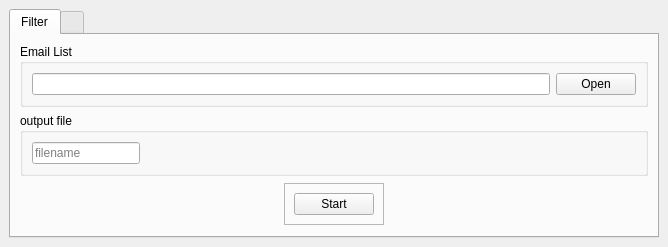
<?xml version="1.0" encoding="UTF-8"?>
<ui version="4.0">
 <class>MainWindow</class>
 <widget class="QMainWindow" name="MainWindow">
  <property name="geometry">
   <rect>
    <x>0</x>
    <y>0</y>
    <width>668</width>
    <height>247</height>
   </rect>
  </property>
  <property name="windowTitle">
   <string>MainWindow</string>
  </property>
  <widget class="QWidget" name="centralwidget">
   <layout class="QVBoxLayout" name="verticalLayout">
    <item>
     <widget class="QTabWidget" name="tabWidget">
      <property name="currentIndex">
       <number>0</number>
      </property>
      <widget class="QWidget" name="tab">
       <attribute name="title">
        <string>Filter</string>
       </attribute>
       <layout class="QVBoxLayout" name="verticalLayout_2">
        <item alignment="Qt::AlignVCenter">
         <widget class="QGroupBox" name="groupBox">
          <property name="title">
           <string>Email List</string>
          </property>
          <layout class="QHBoxLayout" name="horizontalLayout_2">
           <item>
            <widget class="QLineEdit" name="lineEdit"/>
           </item>
           <item>
            <widget class="QPushButton" name="pushButton_2">
             <property name="text">
              <string>Open</string>
             </property>
            </widget>
           </item>
          </layout>
         </widget>
        </item>
        <item>
         <widget class="QGroupBox" name="groupBox_2">
          <property name="title">
           <string>output file</string>
          </property>
          <layout class="QHBoxLayout" name="horizontalLayout_3">
           <item alignment="Qt::AlignLeft">
            <widget class="QLineEdit" name="lineEdit_2">
             <property name="placeholderText">
              <string>filename</string>
             </property>
            </widget>
           </item>
          </layout>
         </widget>
        </item>
        <item alignment="Qt::AlignHCenter|Qt::AlignVCenter">
         <widget class="QFrame" name="frame">
          <property name="styleSheet">
           <string notr="true"/>
          </property>
          <property name="frameShape">
           <enum>QFrame::StyledPanel</enum>
          </property>
          <property name="frameShadow">
           <enum>QFrame::Raised</enum>
          </property>
          <layout class="QVBoxLayout" name="verticalLayout_3">
           <item>
            <widget class="QPushButton" name="pushButton">
             <property name="text">
              <string>Start</string>
             </property>
            </widget>
           </item>
          </layout>
         </widget>
        </item>
       </layout>
      </widget>
      <widget class="QWidget" name="tab_2">
       <attribute name="title">
        <string/>
       </attribute>
      </widget>
     </widget>
    </item>
   </layout>
  </widget>
 </widget>
 <resources/>
 <connections/>
</ui>
